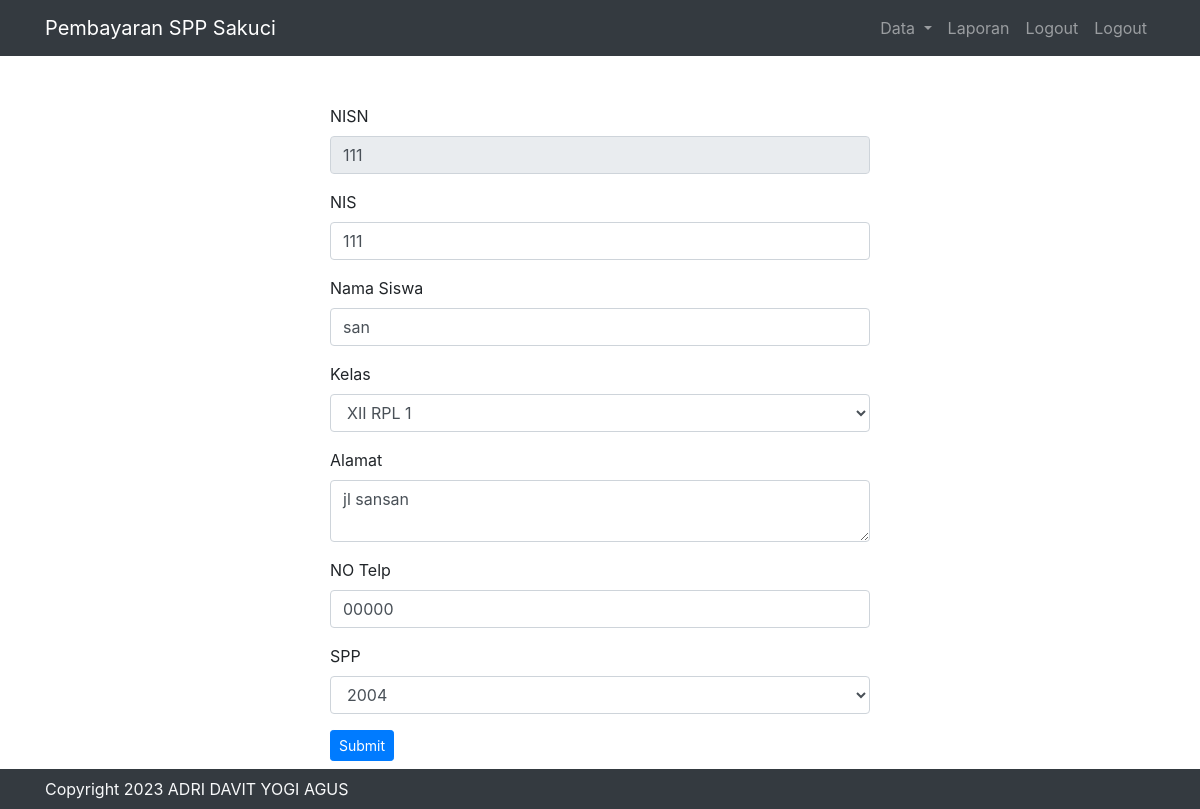
Screenshot of /admin.php?page=editsiswa&nisn=111 (signed in) with the database file from the repository.
### tables this page shows
CREATE TABLE `siswa` (
  `nisn` char(20) NOT NULL DEFAULT '',
  `nis` char(20) NOT NULL DEFAULT '',
  `nama` varchar(35) NOT NULL,
  `id_kelas` int(10) UNSIGNED NOT NULL,
  `alamat` text NOT NULL,
  `no_telp` varchar(13) NOT NULL,
  `id_spp` int(11) UNSIGNED NOT NULL
);

CREATE TABLE `kelas` (
  `id_kelas` int(11) UNSIGNED NOT NULL,
  `nama_kelas` varchar(30) DEFAULT NULL,
  `kompetensi_keahlian` varchar(30) DEFAULT NULL
);

CREATE TABLE `spp` (
  `id_spp` int(11) UNSIGNED NOT NULL,
  `tahun` int(11) NOT NULL,
  `nominal` int(11) NOT NULL
);

### system/fungsi.php (called while the page is built, shortened)
<?php
class Fungsi {
    public function kon(){
        $kon = mysqli_connect('localhost', 'root' , '','spp');
        return $kon;
    }
    public function editsiswa($nisn){
        $sql = "SELECT * FROM siswa LEFT JOIN kelas ON siswa.id_kelas=kelas.id_kelas LEFT JOIN spp ON siswa.id_spp=spp.id_spp WHERE nisn = '$nisn'";
        $query = mysqli_query($this->kon(), $sql);
       $data = mysqli_fetch_assoc($query);
       return $data;
    }
}

### user/editsiswa.php (the view, shortened to what this page needs)
<?php
    $nisn = $_GET['nisn'];
    $siswa = $fungsi->editsiswa($nisn);
?>
<div class="container mt-5">
   <div class="row justify-content-center">
        <div class="col-6">
        <form method="post" action="admin.php?page=updatesiswa">
    <div class="form-group">
        <label>NISN</label>
        <input type="text" name="nisn" class="form-control" required value="<?= $siswa['nisn'];?>" readonly>
    </div>
    <div class="form-group">
        <label>NIS</label>
        <input type="text" name="nis" class="form-control" required value="<?= $siswa['nis'];?>">
    </div>
    <div class="form-group">
        <label>Nama Siswa</label>
        <input type="text" name="nama" class="form-control" required value="<?= $siswa['nama'];?>">
    </div>
    <div class="form-group">
        <label>Kelas</label>
        <select name="id_kelas" id="" class="form-control" required>
        <option value="<?= $siswa['id_kelas'];?>"><?= $siswa['nama_kelas'];?></option>
        </select>
    </div>
    <div class="form-group">
        <label>Alamat</label>
        <textarea name="alamat" class="form-control"><?= $siswa['alamat'];?></textarea>
    </div>
    <div class="form-group">
        <label>NO Telp</label>
        <input type="text" name="no_telp" class="form-control" required required value="<?= $siswa['no_telp'];?>">
    </div>
    <div class="form-group">
        <label>SPP</label>
        <select name="id_spp" id="" class="form-control" required>
        <option value="<?= $siswa['id_spp'];?>"><?= $siswa['tahun'];?></option>
        </select>
    </div>
    <button type="submit" name="submit" class="btn btn-primary btn-sm">Submit</button>
    </form>
        </div>
   </div>
</div>

### rows the page displays
siswa: nisn "111", nis "111", nama "san", id_kelas "XII RPL 1", alamat "jl sansan", no_telp "00000", id_spp "2004"
